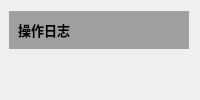
       <widget class="QWidget" name="verticalWidget_log" native="true">
        <layout class="QVBoxLayout" name="verticalLayout_4">
         <property name="leftMargin">
          <number>9</number>
         </property>
         <item>
          <widget class="QWidget" name="widget_3" native="true">
           <property name="sizePolicy">
            <sizepolicy hsizetype="Preferred" vsizetype="Fixed">
             <horstretch>0</horstretch>
             <verstretch>0</verstretch>
            </sizepolicy>
           </property>
           <property name="minimumSize">
            <size>
             <width>0</width>
             <height>30</height>
            </size>
           </property>
           <property name="styleSheet">
            <string notr="true">background-color: rgb(159, 159, 159);</string>
           </property>
           <layout class="QHBoxLayout" name="horizontalLayout_6">
            <item>
             <widget class="QLabel" name="label_3">
              <property name="font">
               <font>
                <family>微软雅黑</family>
                <pointsize>10</pointsize>
                <weight>75</weight>
                <bold>true</bold>
               </font>
              </property>
              <property name="text">
               <string>操作日志</string>
              </property>
             </widget>
            </item>
           </layout>
          </widget>
         </item>
         <item>
          <widget class="QWidget" name="widget_log" native="true">
           <property name="sizePolicy">
            <sizepolicy hsizetype="Expanding" vsizetype="Expanding">
             <horstretch>0</horstretch>
             <verstretch>0</verstretch>
            </sizepolicy>
           </property>
           <layout class="QGridLayout" name="gridLayout_19">
            <property name="leftMargin">
             <number>0</number>
            </property>
            <property name="topMargin">
             <number>0</number>
            </property>
            <property name="rightMargin">
             <number>0</number>
            </property>
            <property name="bottomMargin">
             <number>0</number>
            </property>
            <property name="spacing">
             <number>0</number>
            </property>
           </layout>
          </widget>
         </item>
        </layout>
       </widget>
